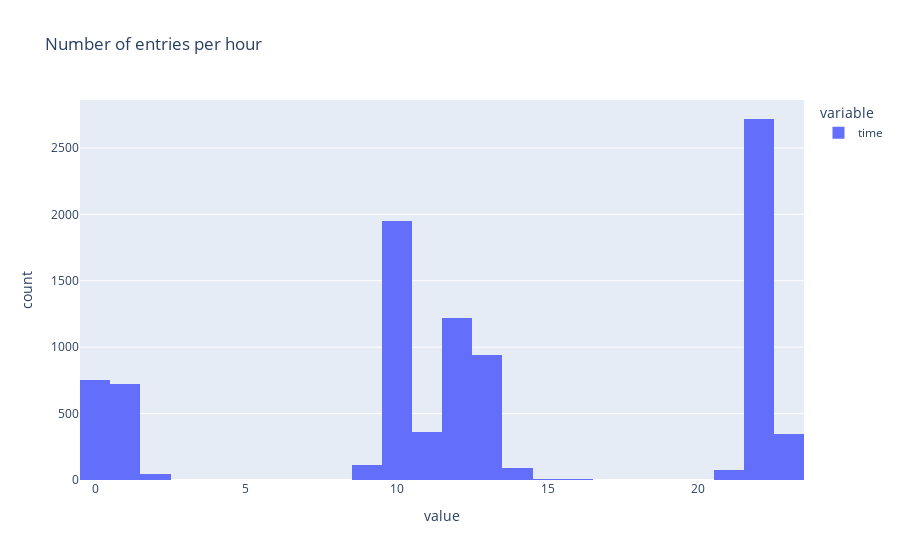

Notebook code for this chart:
### Code cell
raw_data.time.dt.hour.hist(bins=24, title="Number of entries per hour")

### Figure 1 — Plotly figure (JSON) as saved in the notebook; plotly's stock layout.template omitted (floating-point values rounded to 4 significant figures; data arrays with more than 128 entries replaced by an {"elided": "..."} marker saying what was removed)
{"data": [{"alignmentgroup": "True", "bingroup": "x", "hovertemplate": "variable=time<br>value=%{x}<br>count=%{y}<extra></extra>", "legendgroup": "time", "marker": {"color": "#636efa", "pattern": {"shape": ""}}, "name": "time", "offsetgroup": "time", "orientation": "v", "showlegend": true, "type": "histogram", "x": {"elided": "9348 int values"}, "xaxis": "x", "yaxis": "y"}], "layout": {"barmode": "relative", "legend": {"title": {"text": "variable"}, "tracegroupgap": 0}, "title": {"text": "Number of entries per hour"}, "xaxis": {"anchor": "y", "domain": [0, 1], "title": {"text": "value"}}, "yaxis": {"anchor": "x", "domain": [0, 1], "title": {"text": "count"}}}}
